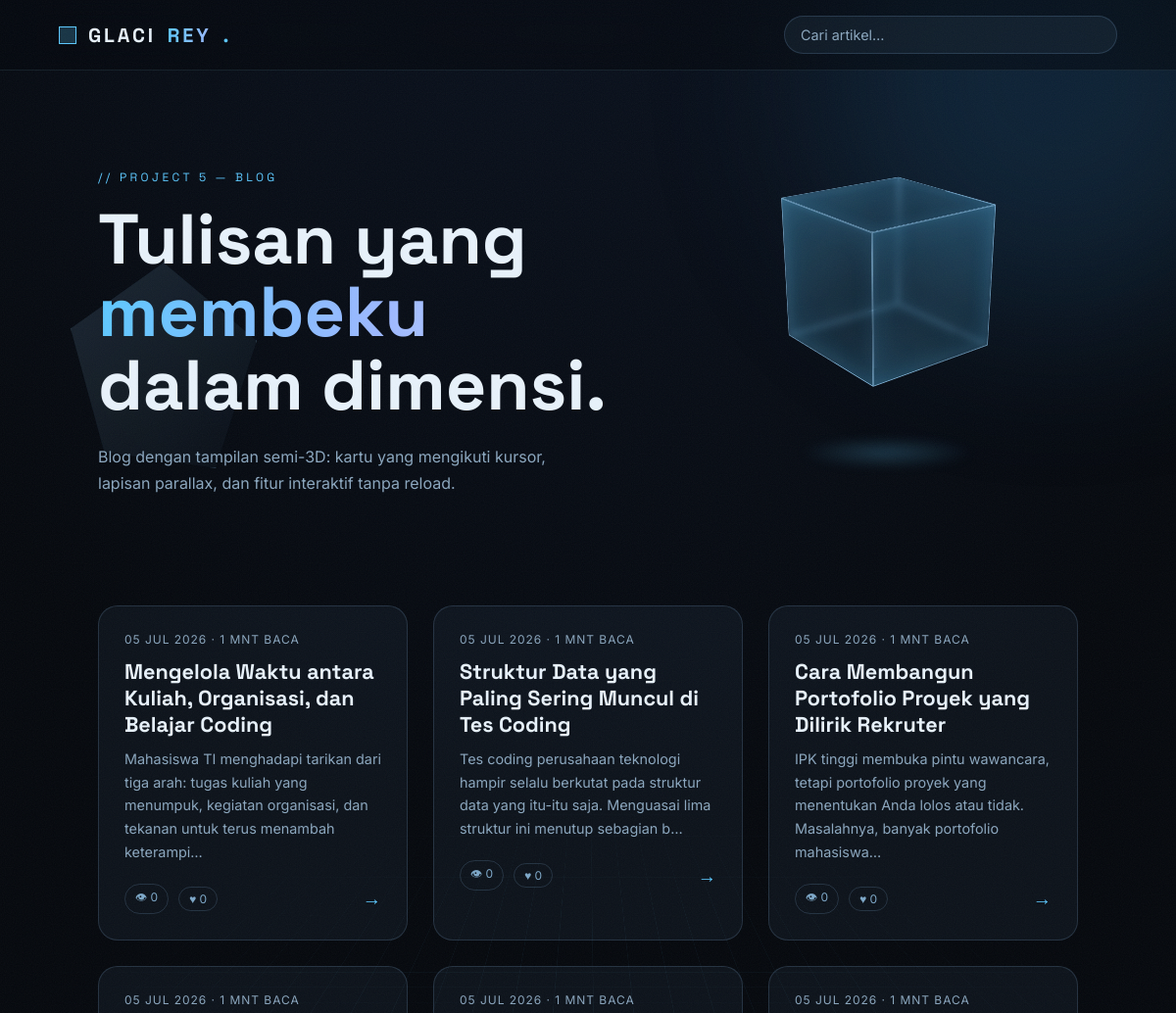
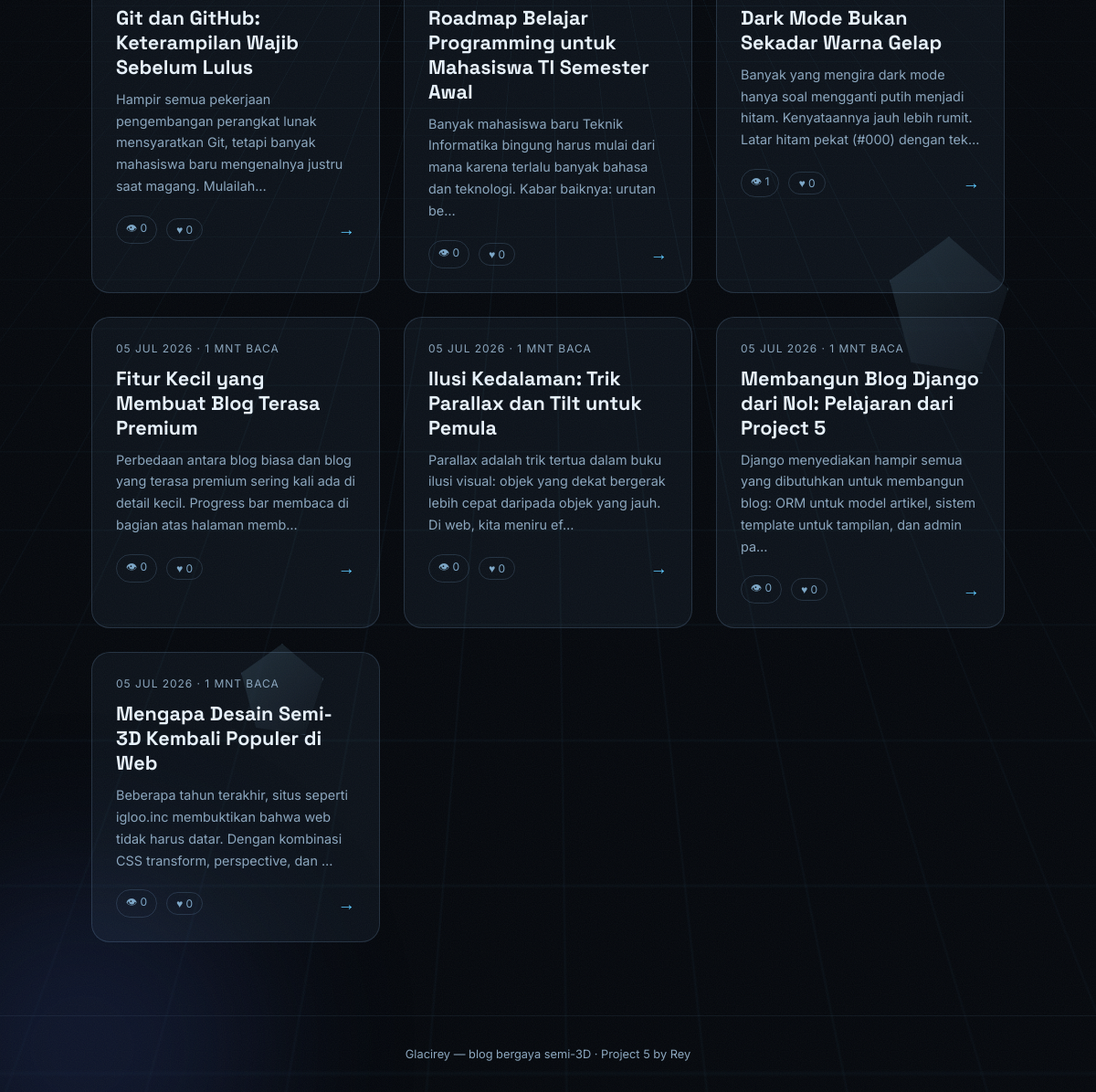
The page / on the database its author committed (2 pictures, top to bottom).
### posts/models.py (models this page shows, shortened)
class Post(models.Model):
    title = models.CharField(max_length=200)
    slug = models.SlugField(max_length=220, unique=True, blank=True)
    excerpt = models.CharField(max_length=300, blank=True)
    content = models.TextField()
    created_at = models.DateTimeField(auto_now_add=True)
    updated_at = models.DateTimeField(auto_now=True)
    views = models.PositiveIntegerField(default=0)
    likes = models.PositiveIntegerField(default=0)
    class Meta:
        ordering = ["-created_at"]
    def get_absolute_url(self):
        return reverse("post_detail", kwargs={"slug": self.slug})
    @property
    def reading_time(self):
        words = len(self.content.split())
        return max(1, math.ceil(words / 200))

### posts/views.py (the view)
# urls.py: path("", views.post_list, name="post_list"),
def post_list(request):
    query = request.GET.get("q", "").strip()
    posts = Post.objects.all()
    if query:
        posts = posts.filter(Q(title__icontains=query) | Q(content__icontains=query))
    return render(request, "posts/post_list.html", {"posts": posts, "query": query})

### posts/templates/posts/post_list.html (shortened to what this page needs)
{% extends "posts/base.html" %}
{% block content %}
<section class="hero">
  <div class="hero-text">
    <p class="hero-kicker">// PROJECT 5 — BLOG</p>
    <h1 class="hero-title">
      <span class="line">Tulisan yang</span>
      <span class="line accent">membeku</span>
      <span class="line">dalam dimensi.</span>
    </h1>
    <p class="hero-sub">Blog dengan tampilan semi-3D: kartu yang mengikuti kursor, lapisan parallax, dan fitur interaktif tanpa reload.</p>
  </div>
  <div class="hero-stage" aria-hidden="true">
    <div class="ice-cube" id="hero-cube">
      <span class="face f-front"></span>
      <span class="face f-back"></span>
      <span class="face f-left"></span>
      <span class="face f-right"></span>
      <span class="face f-top"></span>
      <span class="face f-bottom"></span>
    </div>
    <div class="cube-shadow"></div>
  </div>
</section>
<section class="cards" id="cards">
  {% for post in posts %}
  <a href="{{ post.get_absolute_url }}" class="card tilt" style="--i: {{ forloop.counter0 }}">
    <div class="card-inner">
      <p class="card-meta">
        <span>{{ post.created_at|date:"d M Y" }}</span>
        <span>· {{ post.reading_time }} mnt baca</span>
      </p>
      <h2 class="card-title">{{ post.title }}</h2>
      <p class="card-excerpt">{{ post.excerpt|truncatechars:140 }}</p>
      <div class="card-foot">
        <span class="chip">👁 {{ post.views }}</span>
        <span class="chip">♥ {{ post.likes }}</span>
        <span class="card-arrow">→</span>
      </div>
    </div>
  </a>
  {% empty %}
  <div class="empty">
    <p>Belum ada artikel{% if query %} yang cocok{% endif %}.</p>
    <p class="empty-hint">Tambahkan lewat <a href="/admin/">halaman admin</a>.</p>
  </div>
  {% endfor %}
</section>
{% endblock %}

### posts/templates/posts/base.html (shortened to what this page needs)
{% load static %}
<!DOCTYPE html>
<html lang="id">
<head>
  <link rel="stylesheet" href="{% static 'posts/css/style.css' %}">
</head>
<body>
  <div class="bg-scene" aria-hidden="true">
    <div class="bg-grid"></div>
    <div class="shard shard-1"></div>
    <div class="shard shard-2"></div>
    <div class="shard shard-3"></div>
    <div class="glow glow-1"></div>
    <div class="glow glow-2"></div>
  </div>
  <div class="noise" aria-hidden="true"></div>
  <header class="nav">
    <a href="{% url 'post_list' %}" class="brand">
      <span class="brand-cube" aria-hidden="true">
        <span class="face f-front"></span>
        <span class="face f-back"></span>
      </span>
      GLACI<span class="brand-rey">REY</span><span class="brand-dot">.</span>
    </a>
    <div class="nav-search">
      <input type="text" id="live-search" placeholder="Cari artikel…" autocomplete="off" aria-label="Cari artikel">
    </div>
  </header>
  <main class="container">
    {% block content %}{% endblock %}
  </main>
  <footer class="footer">
    <p>Glacirey — blog bergaya semi-3D · Project 5 by Rey</p>
  </footer>
</body>
</html>

### rows shown on the page
Post: created_at "05 JUL 2026", reading_time "1", title "Mengelola Waktu antara Kuliah, Organisasi, dan Belajar Coding", excerpt "Mahasiswa TI menghadapi tarikan dari tiga arah: tugas kuliah yang menumpuk, kegiatan organisasi, dan tekanan untuk terus menambah keterampi…", views "0", likes "0"
Post: created_at "05 JUL 2026", reading_time "1", title "Struktur Data yang Paling Sering Muncul di Tes Coding", excerpt "Tes coding perusahaan teknologi hampir selalu berkutat pada struktur data yang itu-itu saja. Menguasai lima struktur ini menutup sebagian b…", views "0", likes "0"
Post: created_at "05 JUL 2026", reading_time "1", title "Cara Membangun Portofolio Proyek yang Dilirik Rekruter", excerpt "IPK tinggi membuka pintu wawancara, tetapi portofolio proyek yang menentukan Anda lolos atau tidak. Masalahnya, banyak portofolio mahasiswa…", views "0", likes "0"
Post: created_at "05 JUL 2026", reading_time "1", title "Git dan GitHub: Keterampilan Wajib Sebelum Lulus", excerpt "Hampir semua pekerjaan pengembangan perangkat lunak mensyaratkan Git, tetapi banyak mahasiswa baru mengenalnya justru saat magang. Mulailah…", views "0", likes "0"
Post: created_at "05 JUL 2026", reading_time "1", title "Roadmap Belajar Programming untuk Mahasiswa TI Semester Awal", excerpt "Banyak mahasiswa baru Teknik Informatika bingung harus mulai dari mana karena terlalu banyak bahasa dan teknologi. Kabar baiknya: urutan be…", views "0", likes "0"
Post: created_at "05 JUL 2026", reading_time "1", title "Dark Mode Bukan Sekadar Warna Gelap", excerpt "Banyak yang mengira dark mode hanya soal mengganti putih menjadi hitam. Kenyataannya jauh lebih rumit. Latar hitam pekat (#000) dengan tek…", views "1", likes "0"
Post: created_at "05 JUL 2026", reading_time "1", title "Fitur Kecil yang Membuat Blog Terasa Premium", excerpt "Perbedaan antara blog biasa dan blog yang terasa premium sering kali ada di detail kecil. Progress bar membaca di bagian atas halaman memb…", views "0", likes "0"
Post: created_at "05 JUL 2026", reading_time "1", title "Ilusi Kedalaman: Trik Parallax dan Tilt untuk Pemula", excerpt "Parallax adalah trik tertua dalam buku ilusi visual: objek yang dekat bergerak lebih cepat daripada objek yang jauh. Di web, kita meniru ef…", views "0", likes "0"
Post: created_at "05 JUL 2026", reading_time "1", title "Membangun Blog Django dari Nol: Pelajaran dari Project 5", excerpt "Django menyediakan hampir semua yang dibutuhkan untuk membangun blog: ORM untuk model artikel, sistem template untuk tampilan, dan admin pa…", views "0", likes "0"
Post: created_at "05 JUL 2026", reading_time "1", title "Mengapa Desain Semi-3D Kembali Populer di Web", excerpt "Beberapa tahun terakhir, situs seperti igloo.inc membuktikan bahwa web tidak harus datar. Dengan kombinasi CSS transform, perspective, dan …", views "0", likes "0"
